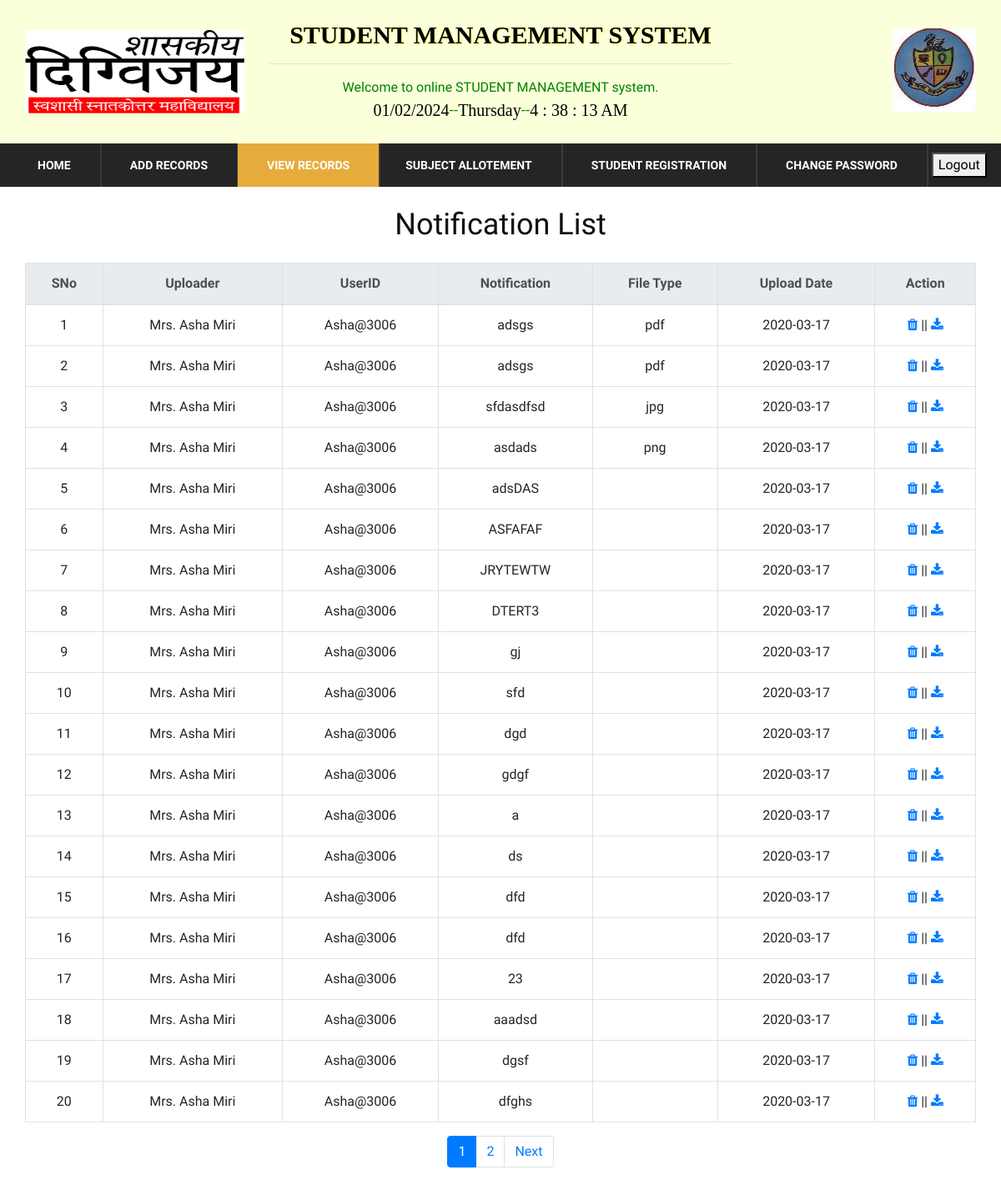
/notification_list.php, run on the app's committed database.
### tables this page shows
CREATE TABLE `notification` (
  `sno` int(30) NOT NULL,
  `user_id` varchar(30) NOT NULL,
  `filename` varchar(44) NOT NULL,
  `name` varchar(30) NOT NULL,
  `description` longtext NOT NULL,
  `notification` varchar(30) NOT NULL,
  `date` date NOT NULL
);

### notification_list.php (the view, shortened to what this page needs)
<?php include 'header.php';
 $conn=mysqli_connect('localhost','root','','sms') or die(mysqli_error($conn));
?>
<div class="nav-item">
            <div class="container-fluid">
                <nav class="nav-menu mobile-menu">
                    <ul>
                        <li><a href="adminhome.php">Home</a></li>
                        <li><a href="#">Add Records</a>
                        </li>
                        <li  class="active"><a href="#">View Records</a>
                         <li><a href="#">Subject Allotement</a>
                        </li>
                        <li><a href="student_registration.php">Student Registration</a></li>
                        <li><a href="change_admin_pass.php">Change Password</a></li>
                        <a href="logout.php"><button>Logout</button></a>
                    </ul>
                </nav>
            </div>
        </div>
    </header>
<br>
  <div class="container">
    	<h2 align="center">Notification List</h2><br>
          <div class="table-responsive">
          <table class="table table-bordered table-hover tbl">
            <thead class="thead-light">
              <tr>
              <th>SNo</th>
              <th>Uploader</th>
              <th>UserID</th>
              <th>Notification</th>
              <th>File Type</th>
              <th>Upload Date</th>
              <th>Action</th>
            </tr></thead>
            <tbody>
              <?php
                    $limit=20;
                    if (isset($_GET['page']))
                    {
                      $page= $_GET['page'];
                    }
                    else
                    {
                      $page=1;
                    }
                    $offset=($page - 1) * $limit;
                $sel_query="SELECT * FROM notification ORDER BY date DESC LIMIT {$offset},{$limit }";
                $sel_query_res= mysqli_query($conn,$sel_query) OR die(mysqli_error($conn));
              $dot=".";
              while ($row_data= mysqli_fetch_array($sel_query_res))
             {
              ?>
              <tr>
              <td><?= $offset+1 ?></td>
              <td><?= $row_data['name'] ?></td>
              <td><?= $row_data['user_id'] ?></td>
              <td><?= $row_data['description'] ?></td>
              <td><?= $row_data['notification'] ?></td>
              <td><?= $row_data['date'] ?></td>
              <td><a href="?rowid=<?=$row_data['sno']?>"><i class="fa fa-trash" aria-hidden="true"></i></a> ||
          <a href="download.php?dataID=<?= $row_data['filename'].$row_data['sno'].$dot.$row_data['notification'] ?>"><i class="fa fa-download" aria-hidden="true"></i></a>
            </tr> <?php $offset++; } ?>
          </tbody>
          </table>
                  <?php
                  $select= "SELECT * FROM notification";
                  $result= mysqli_query($conn,$select) or die("failed");
                  if (mysqli_num_rows($result) > 0)
                  {
                    $total_records=mysqli_num_rows($result);
                    $total_page = ceil($total_records/$limit);
             if ($total_records > 20)
             {
                    echo '<ul class="pagination justify-content-center">';
                    for ($i=1; $i <= $total_page; $i++)
                    {
                      if ($i==$page)
                      {
                        $active="active";
                      }
                      else
                      {
                         $active="";
                      }
                        echo '<li class="page-item '.$active.'"><a class="page-link" href="notification_list.php?page='.$i.'">'.$i.'</a></li>';
                    }
                    if ($total_page > $page)
                    {
                       echo '<li class="page-item"><a class="page-link" href="notification_list.php?page='.($page + 1). '">Next</a></li>';
                    }
                    echo '</ul>';
                  }
                }
              ?>
          </div>
    </div>
<?php include 'footer.php'; ?>

### css/style1.css (style rules this page uses)
.nav-item { margin-top: -15px; }

### css/style.css (style rules this page uses)
html, body { height: 100%; font-family: "Muli", sans-serif; -webkit-font-smoothing: antialiased; font-smoothing: antialiased; }
h1, h2, h3, h4, h5, h6 { margin: 0; color: #111111; font-weight: 400; font-family: "Muli", sans-serif; }
h2 { font-size: 36px; }
ul, ol { padding: 0; margin: 0; }
.nav-item { background: #252525; display: -webkit-box; display: -ms-flexbox; display: flex; }
.nav-item .nav-menu { display: -webkit-inline-box; display: -ms-inline-flexbox; display: inline-flex; position: relative; }
.nav-item .nav-menu li { list-style: none; display: inline-block; margin-left: -5px; position: relative; }
.nav-item .nav-menu li.active a { background: #e7ab3c; }
.nav-item .nav-menu li a { font-size: 14px; font-weight: 700; display: block; color: #ffffff; border-right: 2px solid #3b3b3b; text-transform: uppercase; padding: 16px 42px 15px; -webkit-transition: all 0.3s; -o-transition: all 0.3s; transition: all 0.3s; }
@media only screen and (min-width: 1200px) and (max-width: 1920px) { .nav-item .nav-menu li a { padding: 16px 45px 15px; } }
@media only screen and (min-width: 1200px) { .container { max-width: 1170px; } }

### header.php (style rules this page uses)
@media only screen and (min-width: 1200px) and (max-width: 1920px) { .nav-item .nav-menu li a { padding: 16px 35px 15px; } }

### notification_list.php (style rules this page uses)
.tbl { text-align: center; }

### data on the page
notification: name "Mrs. Asha Miri", user "Asha@3006", description "adsgs", notification "pdf", date "2020-03-17"
notification: name "Mrs. Asha Miri", user "Asha@3006", description "adsgs", notification "pdf", date "2020-03-17"
notification: name "Mrs. Asha Miri", user "Asha@3006", description "sfdasdfsd", notification "jpg", date "2020-03-17"
notification: name "Mrs. Asha Miri", user "Asha@3006", description "asdads", notification "png", date "2020-03-17"
notification: name "Mrs. Asha Miri", user "Asha@3006", description "adsDAS", date "2020-03-17"
notification: name "Mrs. Asha Miri", user "Asha@3006", description "ASFAFAF", date "2020-03-17"
notification: name "Mrs. Asha Miri", user "Asha@3006", description "JRYTEWTW", date "2020-03-17"
notification: name "Mrs. Asha Miri", user "Asha@3006", description "DTERT3", date "2020-03-17"
notification: name "Mrs. Asha Miri", user "Asha@3006", description "gj", date "2020-03-17"
notification: name "Mrs. Asha Miri", user "Asha@3006", description "sfd", date "2020-03-17"
notification: name "Mrs. Asha Miri", user "Asha@3006", description "dgd", date "2020-03-17"
notification: name "Mrs. Asha Miri", user "Asha@3006", description "gdgf", date "2020-03-17"
notification: name "Mrs. Asha Miri", user "Asha@3006", description "a", date "2020-03-17"
notification: name "Mrs. Asha Miri", user "Asha@3006", description "ds", date "2020-03-17"
notification: name "Mrs. Asha Miri", user "Asha@3006", description "dfd", date "2020-03-17"
notification: name "Mrs. Asha Miri", user "Asha@3006", description "dfd", date "2020-03-17"
notification: name "Mrs. Asha Miri", user "Asha@3006", description "23", date "2020-03-17"
notification: name "Mrs. Asha Miri", user "Asha@3006", description "aaadsd", date "2020-03-17"
notification: name "Mrs. Asha Miri", user "Asha@3006", description "dgsf", date "2020-03-17"
notification: name "Mrs. Asha Miri", user "Asha@3006", description "dfghs", date "2020-03-17"
